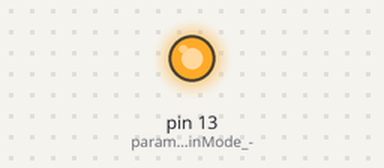
A sketch run on a simulated Arduino Uno, built with avr-gcc and run on an emulated ATmega328P. On the bench: output pins drawn as LEDs (lit = HIGH).

Above: at 0.2 s.
At 4.7 s:
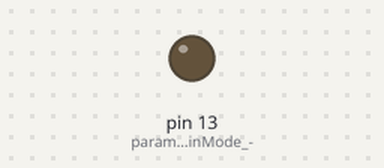
Timing chart, 0 to 6.9 s (numbered marks = the images above):
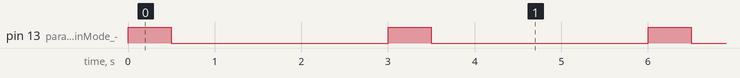

Measured:
- by itself, pin 13 (parameters_for_pinMode_-): alternates HIGH for 0.50 s and LOW for 2.5 s

The sketch:

lab_1_arduino.ino
```cpp
void setup() {
  // put your setup code here, to run once:

  pinMode(13, OUTPUT ); //parameters for pinMode - pin Number, Mode( output/input)

}

void loop() {
  // put your main code here, to run repeatedly:

  //digital write to turn the light on

  digitalWrite(13, HIGH); //parameters for digitalWrite -  pin number, status( HIGH/1/5 volts or LOW/0/0 volt)
  delay(500);
  digitalWrite(13, LOW);
  delay(500);

  digitalWrite(12, HIGH);
  delay(500);
  digitalWrite(12, LOW);
  delay(500);

  digitalWrite(11, HIGH);
  delay(500);
  digitalWrite(11, LOW);
  delay(500);

}
```
